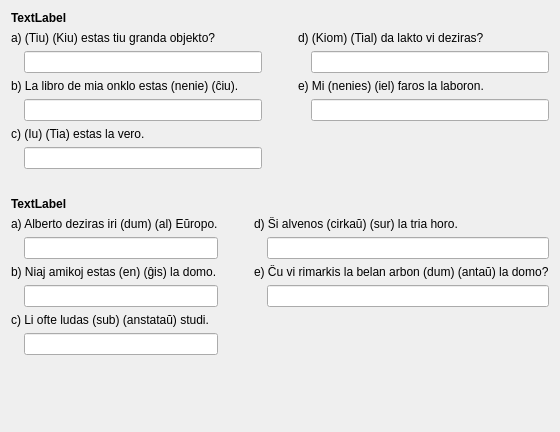
     <widget class="QWidget" name="tab_3">
      <attribute name="icon">
       <iconset resource="ikonoj.qrc">
        <normaloff>:/ikonoj/ekzameno.png</normaloff>:/ikonoj/ekzameno.png</iconset>
      </attribute>
      <attribute name="title">
       <string>3</string>
      </attribute>
      <layout class="QVBoxLayout" name="verticalLayout_30" stretch="0,1,0,3">
       <item>
        <layout class="QVBoxLayout" name="verticalLayout_24">
         <item>
          <widget class="QLabel" name="Lec13_Label16">
           <property name="sizePolicy">
            <sizepolicy hsizetype="Preferred" vsizetype="Maximum">
             <horstretch>0</horstretch>
             <verstretch>0</verstretch>
            </sizepolicy>
           </property>
           <property name="font">
            <font>
             <weight>75</weight>
             <bold>true</bold>
            </font>
           </property>
           <property name="text">
            <string>TextLabel</string>
           </property>
           <property name="alignment">
            <set>Qt::AlignBottom|Qt::AlignLeading|Qt::AlignLeft</set>
           </property>
           <property name="wordWrap">
            <bool>true</bool>
           </property>
          </widget>
         </item>
         <item>
          <layout class="QHBoxLayout" name="horizontalLayout_50">
           <item>
            <layout class="QVBoxLayout" name="verticalLayout_25">
             <item>
              <widget class="QLabel" name="label_64">
               <property name="text">
                <string>a) (Tiu) (Kiu) estas tiu granda objekto?</string>
               </property>
               <property name="alignment">
                <set>Qt::AlignBottom|Qt::AlignLeading|Qt::AlignLeft</set>
               </property>
               <property name="buddy">
                <cstring>lineEdit_44</cstring>
               </property>
              </widget>
             </item>
             <item>
              <layout class="QHBoxLayout" name="horizontalLayout_51">
               <item>
                <widget class="QLabel" name="label_65">
                 <property name="sizePolicy">
                  <sizepolicy hsizetype="Fixed" vsizetype="Preferred">
                   <horstretch>0</horstretch>
                   <verstretch>0</verstretch>
                  </sizepolicy>
                 </property>
                 <property name="text">
                  <string/>
                 </property>
                </widget>
               </item>
               <item>
                <widget class="cx_edit" name="lineEdit_44"/>
               </item>
              </layout>
             </item>
             <item>
              <widget class="QLabel" name="label_66">
               <property name="text">
                <string>b) La libro de mia onklo estas (nenie) (ĉiu).</string>
               </property>
               <property name="alignment">
                <set>Qt::AlignBottom|Qt::AlignLeading|Qt::AlignLeft</set>
               </property>
               <property name="buddy">
                <cstring>lineEdit_45</cstring>
               </property>
              </widget>
             </item>
             <item>
              <layout class="QHBoxLayout" name="horizontalLayout_52">
               <item>
                <widget class="QLabel" name="label_67">
                 <property name="sizePolicy">
                  <sizepolicy hsizetype="Fixed" vsizetype="Preferred">
                   <horstretch>0</horstretch>
                   <verstretch>0</verstretch>
                  </sizepolicy>
                 </property>
                 <property name="text">
                  <string/>
                 </property>
                </widget>
               </item>
               <item>
                <widget class="cx_edit" name="lineEdit_45"/>
               </item>
              </layout>
             </item>
             <item>
              <widget class="QLabel" name="label_68">
               <property name="text">
                <string>c) (Iu) (Tia) estas la vero.</string>
               </property>
               <property name="alignment">
                <set>Qt::AlignBottom|Qt::AlignLeading|Qt::AlignLeft</set>
               </property>
               <property name="buddy">
                <cstring>lineEdit_46</cstring>
               </property>
              </widget>
             </item>
             <item>
              <layout class="QHBoxLayout" name="horizontalLayout_53">
               <item>
                <widget class="QLabel" name="label_69">
                 <property name="sizePolicy">
                  <sizepolicy hsizetype="Fixed" vsizetype="Preferred">
                   <horstretch>0</horstretch>
                   <verstretch>0</verstretch>
                  </sizepolicy>
                 </property>
                 <property name="text">
                  <string/>
                 </property>
                </widget>
               </item>
               <item>
                <widget class="cx_edit" name="lineEdit_46"/>
               </item>
              </layout>
             </item>
            </layout>
           </item>
           <item>
            <spacer name="horizontalSpacer_4">
             <property name="orientation">
              <enum>Qt::Horizontal</enum>
             </property>
             <property name="sizeType">
              <enum>QSizePolicy::Fixed</enum>
             </property>
             <property name="sizeHint" stdset="0">
              <size>
               <width>30</width>
               <height>20</height>
              </size>
             </property>
            </spacer>
           </item>
           <item>
            <layout class="QVBoxLayout" name="verticalLayout_26">
             <item>
              <widget class="QLabel" name="label_72">
               <property name="text">
                <string>d) (Kiom) (Tial) da lakto vi deziras?</string>
               </property>
               <property name="alignment">
                <set>Qt::AlignBottom|Qt::AlignLeading|Qt::AlignLeft</set>
               </property>
               <property name="buddy">
                <cstring>lineEdit_48</cstring>
               </property>
              </widget>
             </item>
             <item>
              <layout class="QHBoxLayout" name="horizontalLayout_55">
               <item>
                <widget class="QLabel" name="label_73">
                 <property name="sizePolicy">
                  <sizepolicy hsizetype="Fixed" vsizetype="Preferred">
                   <horstretch>0</horstretch>
                   <verstretch>0</verstretch>
                  </sizepolicy>
                 </property>
                 <property name="text">
                  <string/>
                 </property>
                </widget>
               </item>
               <item>
                <widget class="cx_edit" name="lineEdit_48"/>
               </item>
              </layout>
             </item>
             <item>
              <widget class="QLabel" name="label_74">
               <property name="text">
                <string>e) Mi (nenies) (iel) faros la laboron.</string>
               </property>
               <property name="alignment">
                <set>Qt::AlignBottom|Qt::AlignLeading|Qt::AlignLeft</set>
               </property>
               <property name="buddy">
                <cstring>lineEdit_49</cstring>
               </property>
              </widget>
             </item>
             <item>
              <layout class="QHBoxLayout" name="horizontalLayout_56">
               <item>
                <widget class="QLabel" name="label_75">
                 <property name="sizePolicy">
                  <sizepolicy hsizetype="Fixed" vsizetype="Preferred">
                   <horstretch>0</horstretch>
                   <verstretch>0</verstretch>
                  </sizepolicy>
                 </property>
                 <property name="text">
                  <string/>
                 </property>
                </widget>
               </item>
               <item>
                <widget class="cx_edit" name="lineEdit_49"/>
               </item>
              </layout>
             </item>
             <item>
              <spacer name="verticalSpacer">
               <property name="orientation">
                <enum>Qt::Vertical</enum>
               </property>
               <property name="sizeHint" stdset="0">
                <size>
                 <width>20</width>
                 <height>40</height>
                </size>
               </property>
              </spacer>
             </item>
            </layout>
           </item>
          </layout>
         </item>
        </layout>
       </item>
       <item>
        <spacer name="verticalSpacer_3">
         <property name="orientation">
          <enum>Qt::Vertical</enum>
         </property>
         <property name="sizeHint" stdset="0">
          <size>
           <width>20</width>
           <height>48</height>
          </size>
         </property>
        </spacer>
       </item>
       <item>
        <layout class="QVBoxLayout" name="verticalLayout_27">
         <item>
          <widget class="QLabel" name="Lec13_Label17">
           <property name="sizePolicy">
            <sizepolicy hsizetype="Preferred" vsizetype="Maximum">
             <horstretch>0</horstretch>
             <verstretch>0</verstretch>
            </sizepolicy>
           </property>
           <property name="font">
            <font>
             <weight>75</weight>
             <bold>true</bold>
            </font>
           </property>
           <property name="text">
            <string>TextLabel</string>
           </property>
           <property name="alignment">
            <set>Qt::AlignBottom|Qt::AlignLeading|Qt::AlignLeft</set>
           </property>
           <property name="wordWrap">
            <bool>true</bool>
           </property>
          </widget>
         </item>
         <item>
          <layout class="QHBoxLayout" name="horizontalLayout_54">
           <item>
            <layout class="QVBoxLayout" name="verticalLayout_28">
             <item>
              <widget class="QLabel" name="label_71">
               <property name="text">
                <string>a) Alberto deziras iri (dum) (al) Eŭropo.</string>
               </property>
               <property name="alignment">
                <set>Qt::AlignBottom|Qt::AlignLeading|Qt::AlignLeft</set>
               </property>
               <property name="buddy">
                <cstring>lineEdit_47</cstring>
               </property>
              </widget>
             </item>
             <item>
              <layout class="QHBoxLayout" name="horizontalLayout_57">
               <item>
                <widget class="QLabel" name="label_76">
                 <property name="sizePolicy">
                  <sizepolicy hsizetype="Fixed" vsizetype="Preferred">
                   <horstretch>0</horstretch>
                   <verstretch>0</verstretch>
                  </sizepolicy>
                 </property>
                 <property name="text">
                  <string/>
                 </property>
                </widget>
               </item>
               <item>
                <widget class="cx_edit" name="lineEdit_47"/>
               </item>
              </layout>
             </item>
             <item>
              <widget class="QLabel" name="label_77">
               <property name="text">
                <string>b) Niaj amikoj estas (en) (ĝis) la domo.</string>
               </property>
               <property name="alignment">
                <set>Qt::AlignBottom|Qt::AlignLeading|Qt::AlignLeft</set>
               </property>
               <property name="buddy">
                <cstring>lineEdit_50</cstring>
               </property>
              </widget>
             </item>
             <item>
              <layout class="QHBoxLayout" name="horizontalLayout_58">
               <item>
                <widget class="QLabel" name="label_78">
                 <property name="sizePolicy">
                  <sizepolicy hsizetype="Fixed" vsizetype="Preferred">
                   <horstretch>0</horstretch>
                   <verstretch>0</verstretch>
                  </sizepolicy>
                 </property>
                 <property name="text">
                  <string/>
                 </property>
                </widget>
               </item>
               <item>
                <widget class="cx_edit" name="lineEdit_50"/>
               </item>
              </layout>
             </item>
             <item>
              <widget class="QLabel" name="label_79">
               <property name="text">
                <string>c) Li ofte ludas (sub) (anstataŭ) studi.</string>
               </property>
               <property name="alignment">
                <set>Qt::AlignBottom|Qt::AlignLeading|Qt::AlignLeft</set>
               </property>
               <property name="buddy">
                <cstring>lineEdit_51</cstring>
               </property>
              </widget>
             </item>
             <item>
              <layout class="QHBoxLayout" name="horizontalLayout_59">
               <item>
                <widget class="QLabel" name="label_80">
                 <property name="sizePolicy">
                  <sizepolicy hsizetype="Fixed" vsizetype="Preferred">
                   <horstretch>0</horstretch>
                   <verstretch>0</verstretch>
                  </sizepolicy>
                 </property>
                 <property name="text">
                  <string/>
                 </property>
                </widget>
               </item>
               <item>
                <widget class="cx_edit" name="lineEdit_51"/>
               </item>
              </layout>
             </item>
            </layout>
           </item>
           <item>
            <spacer name="horizontalSpacer_5">
             <property name="orientation">
              <enum>Qt::Horizontal</enum>
             </property>
             <property name="sizeType">
              <enum>QSizePolicy::Fixed</enum>
             </property>
             <property name="sizeHint" stdset="0">
              <size>
               <width>30</width>
               <height>20</height>
              </size>
             </property>
            </spacer>
           </item>
           <item>
            <layout class="QVBoxLayout" name="verticalLayout_29">
             <item>
              <widget class="QLabel" name="label_81">
               <property name="text">
                <string>d) Ŝi alvenos (cirkaŭ) (sur) la tria horo.</string>
               </property>
               <property name="alignment">
                <set>Qt::AlignBottom|Qt::AlignLeading|Qt::AlignLeft</set>
               </property>
               <property name="buddy">
                <cstring>lineEdit_52</cstring>
               </property>
              </widget>
             </item>
             <item>
              <layout class="QHBoxLayout" name="horizontalLayout_60">
               <item>
                <widget class="QLabel" name="label_82">
                 <property name="sizePolicy">
                  <sizepolicy hsizetype="Fixed" vsizetype="Preferred">
                   <horstretch>0</horstretch>
                   <verstretch>0</verstretch>
                  </sizepolicy>
                 </property>
                 <property name="text">
                  <string/>
                 </property>
                </widget>
               </item>
               <item>
                <widget class="cx_edit" name="lineEdit_52"/>
               </item>
              </layout>
             </item>
             <item>
              <widget class="QLabel" name="label_83">
               <property name="text">
                <string>e) Ĉu vi rimarkis la belan arbon (dum) (antaŭ) la domo?</string>
               </property>
               <property name="alignment">
                <set>Qt::AlignBottom|Qt::AlignLeading|Qt::AlignLeft</set>
               </property>
               <property name="buddy">
                <cstring>lineEdit_53</cstring>
               </property>
              </widget>
             </item>
             <item>
              <layout class="QHBoxLayout" name="horizontalLayout_61">
               <item>
                <widget class="QLabel" name="label_84">
                 <property name="sizePolicy">
                  <sizepolicy hsizetype="Fixed" vsizetype="Preferred">
                   <horstretch>0</horstretch>
                   <verstretch>0</verstretch>
                  </sizepolicy>
                 </property>
                 <property name="text">
                  <string/>
                 </property>
                </widget>
               </item>
               <item>
                <widget class="cx_edit" name="lineEdit_53"/>
               </item>
              </layout>
             </item>
             <item>
              <spacer name="verticalSpacer_2">
               <property name="orientation">
                <enum>Qt::Vertical</enum>
               </property>
               <property name="sizeHint" stdset="0">
                <size>
                 <width>20</width>
                 <height>40</height>
                </size>
               </property>
              </spacer>
             </item>
            </layout>
           </item>
          </layout>
         </item>
        </layout>
       </item>
       <item>
        <spacer name="verticalSpacer_9">
         <property name="orientation">
          <enum>Qt::Vertical</enum>
         </property>
         <property name="sizeHint" stdset="0">
          <size>
           <width>20</width>
           <height>40</height>
          </size>
         </property>
        </spacer>
       </item>
      </layout>
     </widget>
